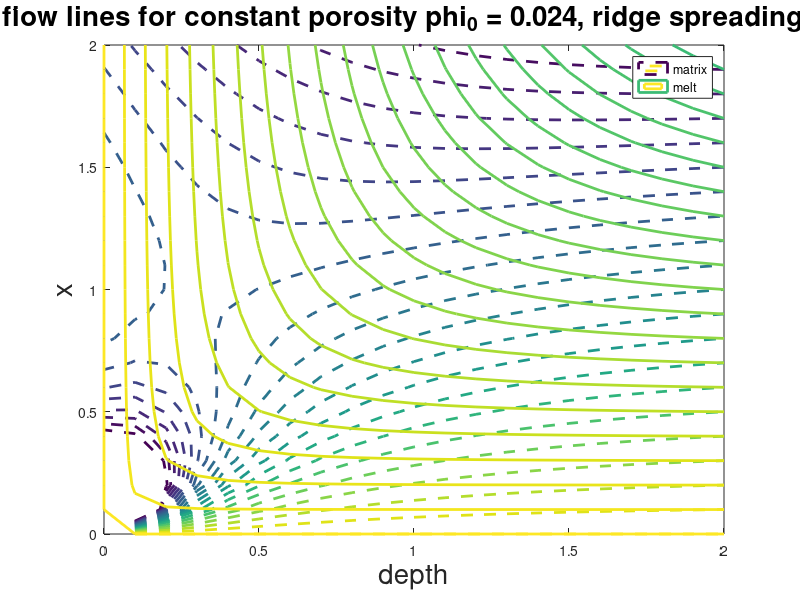

The MATLAB source for this figure:
phi_0 = .024;
w_0 = phi_0^2*4.9e-6;
U_0 = 3.18e-9;
c = w_0/U_0

x = 2*(0:.05:1);
y = 2*(0:.05:1);
[X,Y] = meshgrid(x,y);

alpha = 0;
alpha = alpha*pi/180;
A = 2*sin(alpha)^2/(pi-2*alpha-sin(2*alpha));
B = 2/(pi-2*alpha-sin(2*alpha));
r = sqrt(X.^2+Y.^2);
theta = atan(Y./X);

psi_m = r.*(A*sin(theta) - B*theta.*cos(theta))
psi_f = -c*(2*B./r + r).*sin(theta) + psi_m;

p = (-2*B./r + r).*cos(theta);

ux = (4/pi)*c*cos(2*theta)./(r.^2) - c - (2/pi)*cos(theta).^2./r + (1\pi)*theta.*sin(2*theta)./r;
uy = (4/pi)*c*sin(2*theta) - (1/pi)*sin(2*theta)./r + (2\pi)*theta.*sin(theta).^2./r;


% figure(1), surf(XX,YY,ux)
% xlabel('x'), ylabel('y')
% figure(2), surf(XX,YY,uy)
% xlabel('x'), ylabel('y')
% figure(3), quiver(XX,YY,ux,uy)
% xlabel('x'), ylabel('y')
% figure(4), surf(XX,YY,p)
% xlabel('x'), ylabel('y')
figure(5), 
hold off
v = psi_f(:,end)
contour(X,Y,psi_f,v,'--','LineWidth',2)
hold on
v = psi_m(:,end)
contour(X,Y,psi_m,v,'LineWidth',2)
legend('matrix','melt')
xlabel('depth','FontSize',20), ylabel('x','FontSize',20)
title(['melt and matrix flow lines for constant porosity phi_0 = ', num2str(phi_0),', ridge spreading rate U_0 = ', num2str(U_0)],'FontSize',20)  